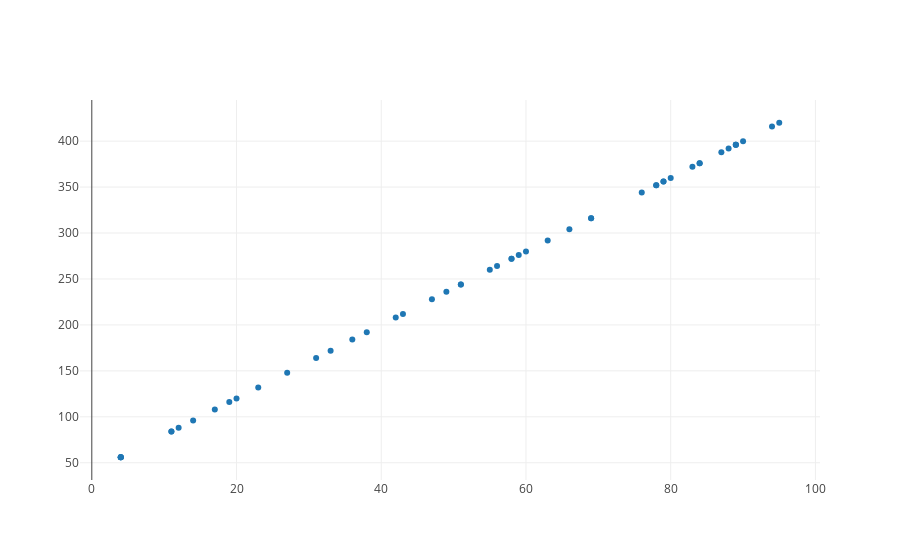

The notebook cell this image was saved under:
### Code cell
data_trace = trace_values(temps.reshape(50), y)
plot([data_trace])

### Figure 1 — Plotly figure (JSON) as saved in the notebook; plotly's stock layout.template omitted (floating-point values rounded to 4 significant figures)
{"data": [{"mode": "markers", "name": "data", "text": [], "type": "scatter", "uid": "0932325f-4aaa-4ac7-9c4f-d4b76206e676", "x": [80, 58, 51, 59, 84, 60, 78, 27, 84, 63, 78, 4, 19, 17, 51, 43, 88, 87, 56, 38, 36, 23, 89, 66, 12, 90, 69, 79, 33, 94, 49, 89, 11, 55, 4, 89, 11, 20, 4, 4, 69, 42, 58, 76, 31, 95, 83, 47, 14, 79], "y": [360, 272, 244, 276, 376, 280, 352, 148, 376, 292, 352, 56, 116, 108, 244, 212, 392, 388, 264, 192, 184, 132, 396, 304, 88, 400, 316, 356, 172, 416, 236, 396, 84, 260, 56, 396, 84, 120, 56, 56, 316, 208, 272, 344, 164, 420, 372, 228, 96, 356]}], "layout": {"autosize": true, "xaxis": {"autorange": true, "range": [-1.655, 100.7], "type": "linear"}, "yaxis": {"autorange": true, "range": [29.34, 446.7], "type": "linear"}}}
